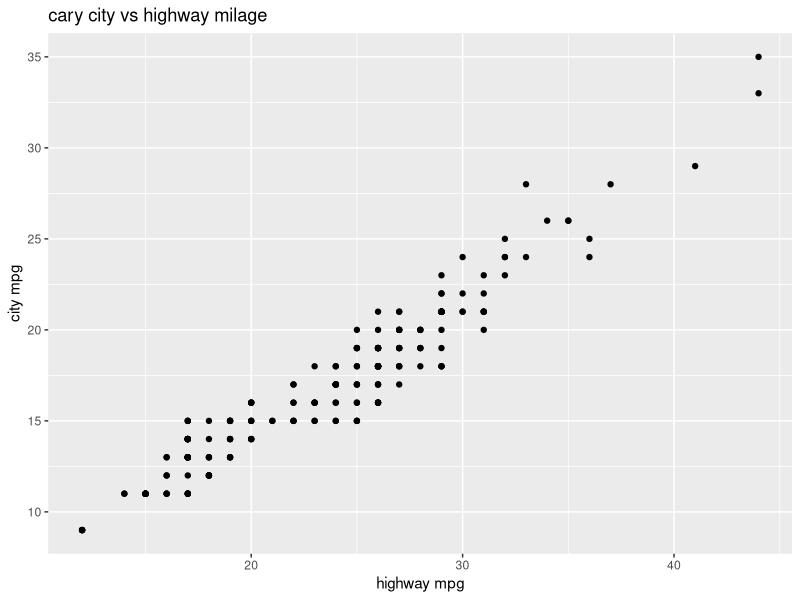
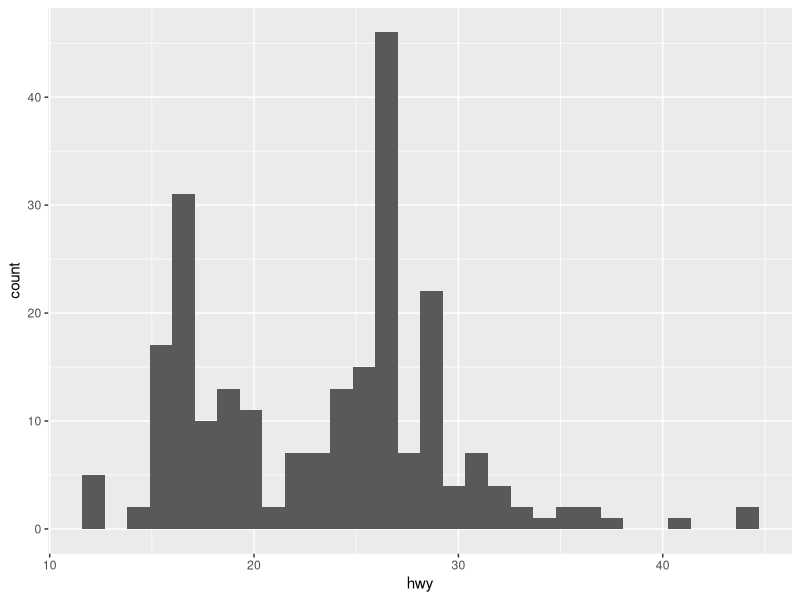
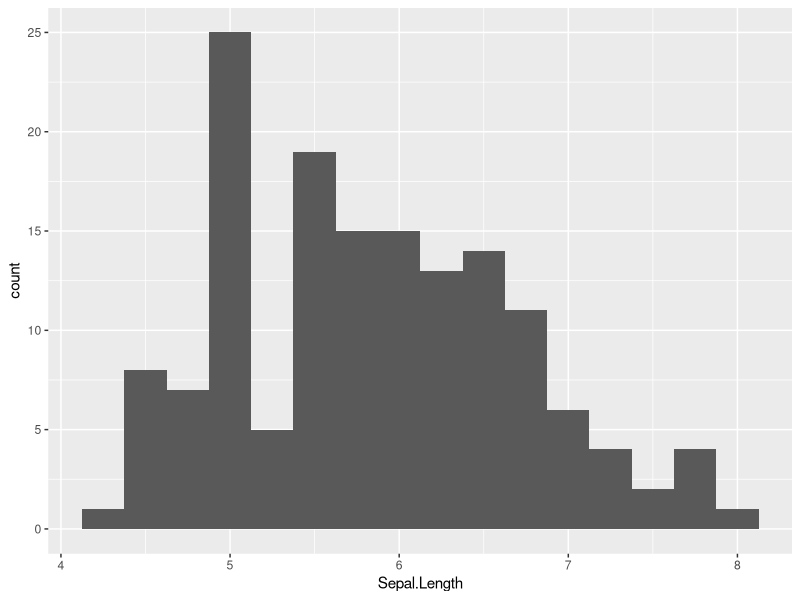
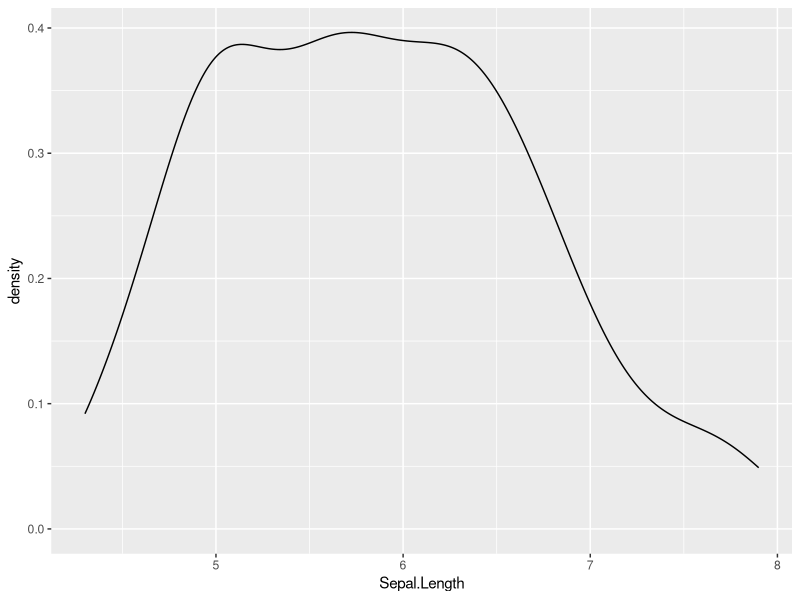
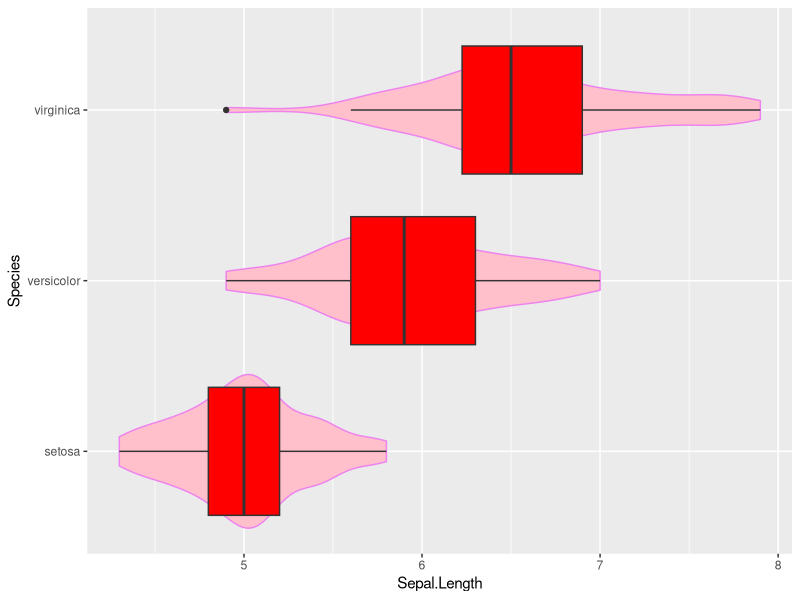
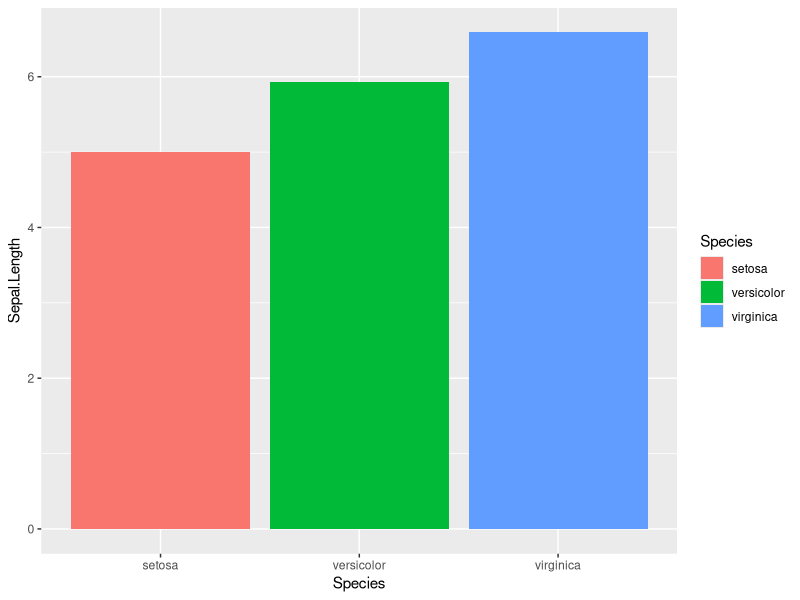
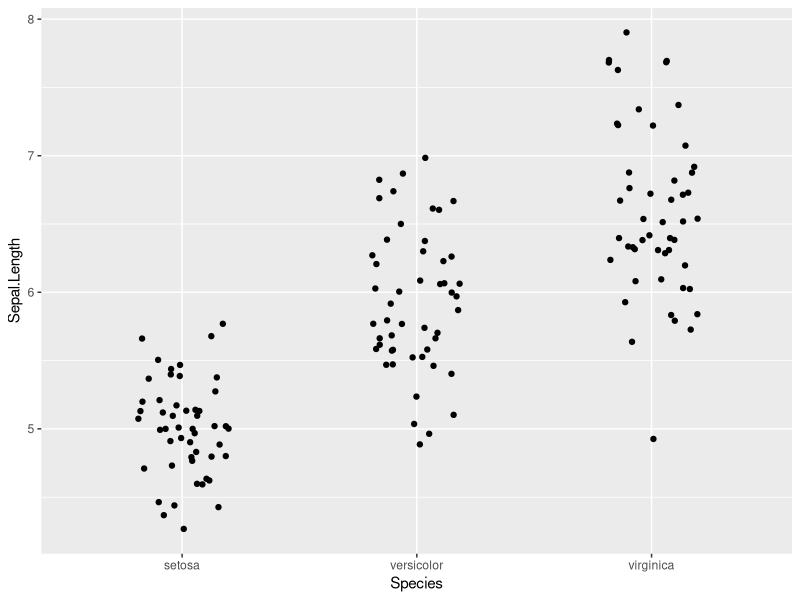
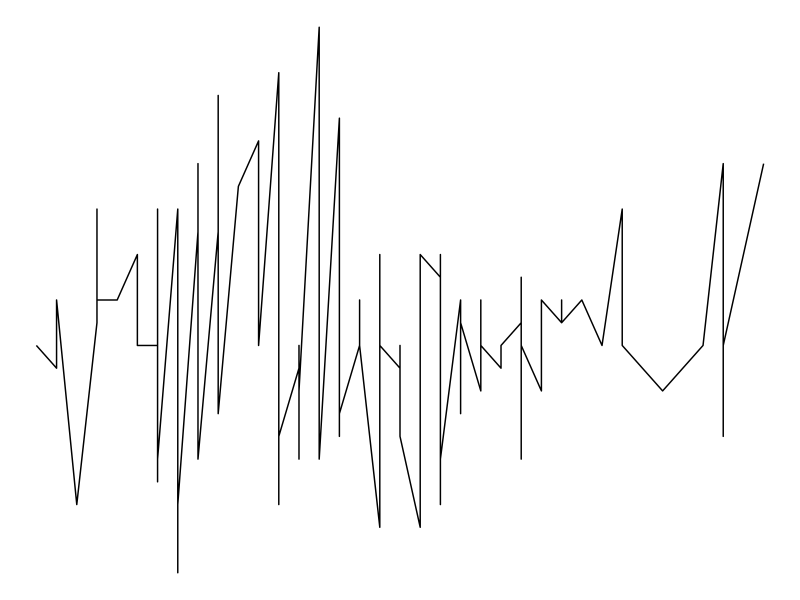

These charts were generated, in order, by the following R code:
install.packages("ggplot2")

library(ggplot2)

?ggplot2

str(mpg)

ggplot(data = mpg, aes(x = hwy, y = cty)) +
  geom_point() +
  labs(x = "highway mpg",
       y = "city mpg",
       title = "cary city vs highway milage")
ggplot(data = mpg, aes(x = hwy)) +
  geom_histogram()

ggplot(data = iris, aes(x = Sepal.Length)) +
  geom_histogram(binwidth = 0.25)

ggplot(data = iris, aes(x = Sepal.Length)) +
  geom_density()

ggplot(data = iris, aes(x = Sepal.Length, y = Species)) +
  geom_violin(color = "violet", fill = "pink") +
  geom_boxplot(fill = "red")

ggplot(data = iris, aes(x = Species, y = Sepal.Length, fill = Species)) +
  geom_bar(stat = "summary",
           fun = "mean")

ggplot(data = iris, aes(x = Species, y = Sepal.Length)) +
  geom_jitter(width = 0.2)

ggplot(data = iris, aes(x = Sepal.Length, y = Sepal.Width)) +
  geom_line() +
  theme_void()

ggplot(data = iris, aes(x = Sepal.Length, y = Sepal.Width)) +
  geom_point(aes(color = Species)) +
  scale_color_manual(values = c("violet", "lightpink", "red"))

View(iris)
